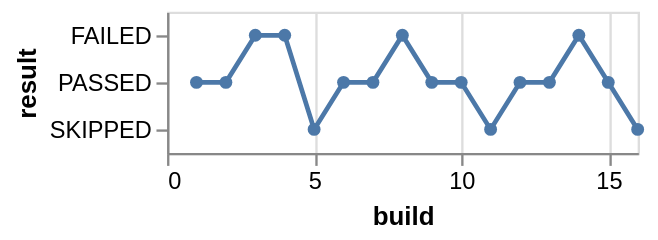

Here is the Vega-Lite specification saved for this chart:
### Vega specification from a JSON file in a GitHub repository (floating-point values rounded to 4 significant figures)
{"$schema": "https://vega.github.io/schema/vega/v5.json", "description": "Bump chart", "background": "white", "padding": 5, "width": 200, "style": "cell", "data": [{"name": "source_0", "values": [{"build": 1, "result": "PASSED"}, {"build": 2, "result": "PASSED"}, {"build": 3, "result": "FAILED"}, {"build": 4, "result": "FAILED"}, {"build": 5, "result": "SKIPPED"}, {"build": 6, "result": "PASSED"}, {"build": 7, "result": "PASSED"}, {"build": 8, "result": "FAILED"}, {"build": 9, "result": "PASSED"}, {"build": 10, "result": "PASSED"}, {"build": 11, "result": "SKIPPED"}, {"build": 12, "result": "PASSED"}, {"build": 13, "result": "PASSED"}, {"build": 14, "result": "FAILED"}, {"build": 15, "result": "PASSED"}, {"build": 16, "result": "SKIPPED"}]}, {"name": "data_0", "source": "source_0", "transform": [{"type": "filter", "expr": "isValid(datum[\"build\"]) && isFinite(+datum[\"build\"])"}]}], "signals": [{"name": "y_step", "value": 20}, {"name": "height", "update": "bandspace(domain('y').length, 1, 0.5) * y_step"}], "marks": [{"name": "layer_0_marks", "type": "line", "style": ["line"], "sort": {"field": ["datum[\"build\"]"], "order": ["ascending"]}, "from": {"data": "source_0"}, "encode": {"update": {"stroke": {"value": "#4c78a8"}, "description": {"signal": "\"build: \" + (format(datum[\"build\"], \"\")) + \"; result: \" + (isValid(datum[\"result\"]) ? datum[\"result\"] : \"\"+datum[\"result\"])"}, "x": {"scale": "x", "field": "build"}, "y": {"scale": "y", "field": "result"}, "defined": {"signal": "isValid(datum[\"build\"]) && isFinite(+datum[\"build\"])"}}}}, {"name": "layer_1_marks", "type": "symbol", "style": ["point"], "sort": {"field": ["datum[\"build\"]"], "order": ["ascending"]}, "from": {"data": "data_0"}, "encode": {"update": {"opacity": {"value": 1}, "fill": {"value": "#4c78a8"}, "ariaRoleDescription": {"value": "point"}, "description": {"signal": "\"build: \" + (format(datum[\"build\"], \"\")) + \"; result: \" + (isValid(datum[\"result\"]) ? datum[\"result\"] : \"\"+datum[\"result\"])"}, "x": {"scale": "x", "field": "build"}, "y": {"scale": "y", "field": "result"}}}}], "scales": [{"name": "x", "type": "linear", "domain": {"fields": [{"data": "source_0", "field": "build"}, {"data": "data_0", "field": "build"}]}, "range": [0, {"signal": "width"}], "nice": true, "zero": true}, {"name": "y", "type": "point", "domain": {"fields": [{"data": "source_0", "field": "result"}, {"data": "data_0", "field": "result"}], "sort": true}, "range": {"step": {"signal": "y_step"}}, "padding": 0.5}], "axes": [{"scale": "x", "orient": "bottom", "gridScale": "y", "grid": true, "tickCount": {"signal": "ceil(width/40)"}, "domain": false, "labels": false, "aria": false, "maxExtent": 0, "minExtent": 0, "ticks": false, "zindex": 0}, {"scale": "x", "orient": "bottom", "grid": false, "title": "build", "labelFlush": true, "labelOverlap": true, "tickCount": {"signal": "ceil(width/40)"}, "zindex": 0}, {"scale": "y", "orient": "left", "grid": false, "title": "result", "zindex": 0}], "config": {"normalizedNumberFormat": ".2%"}}
